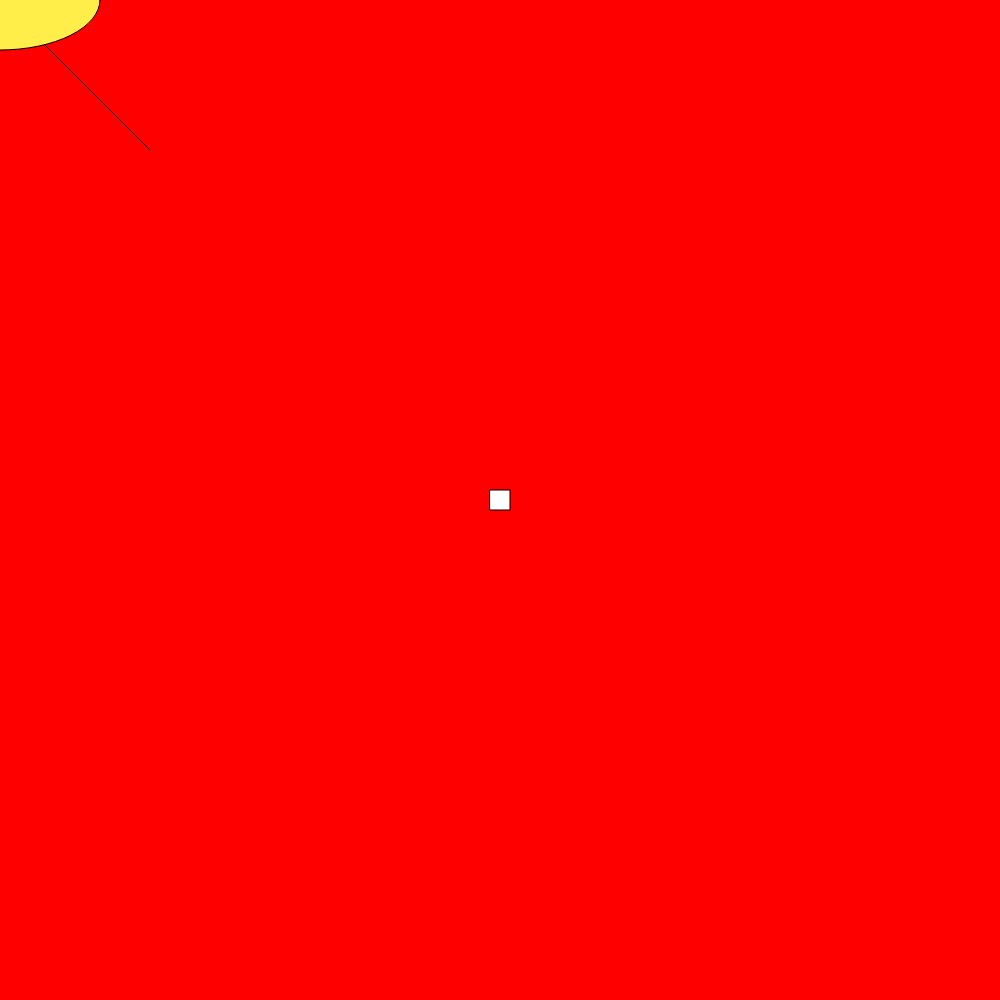
Frame 1 (no input)
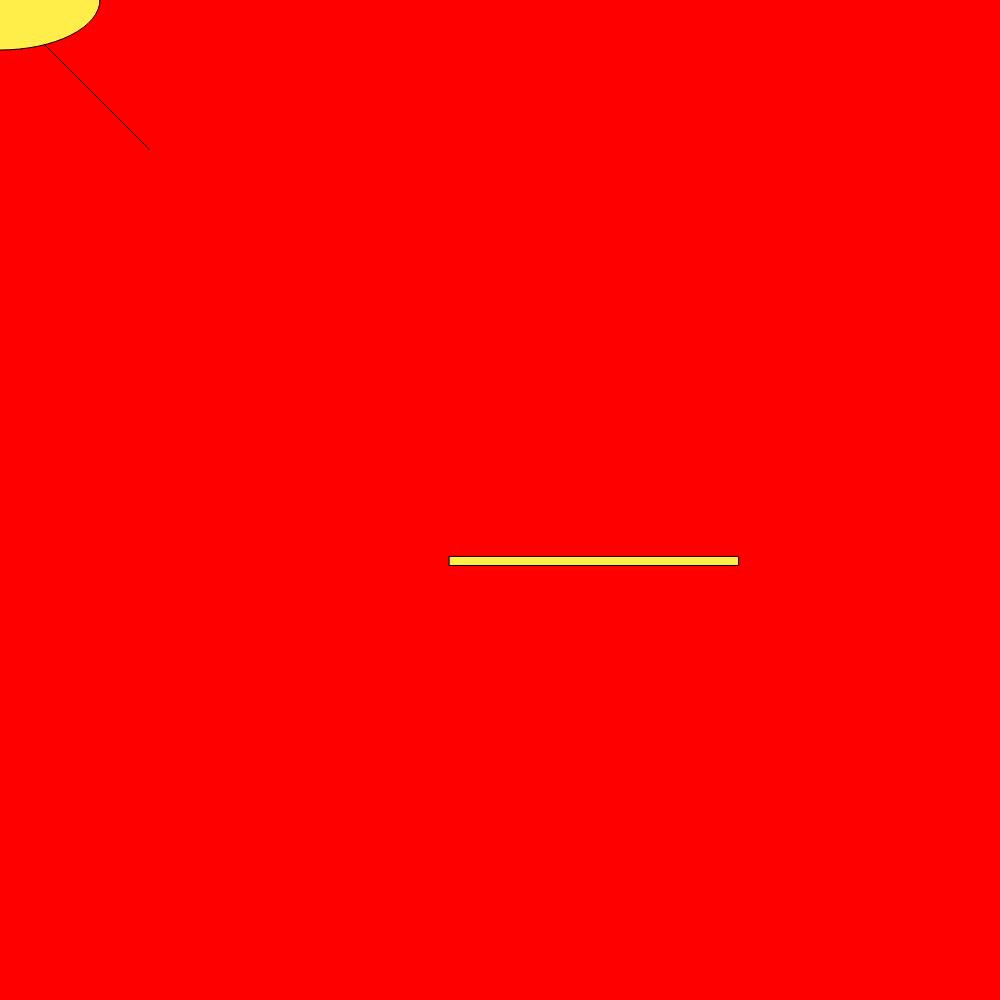
Frame 60 (no input)
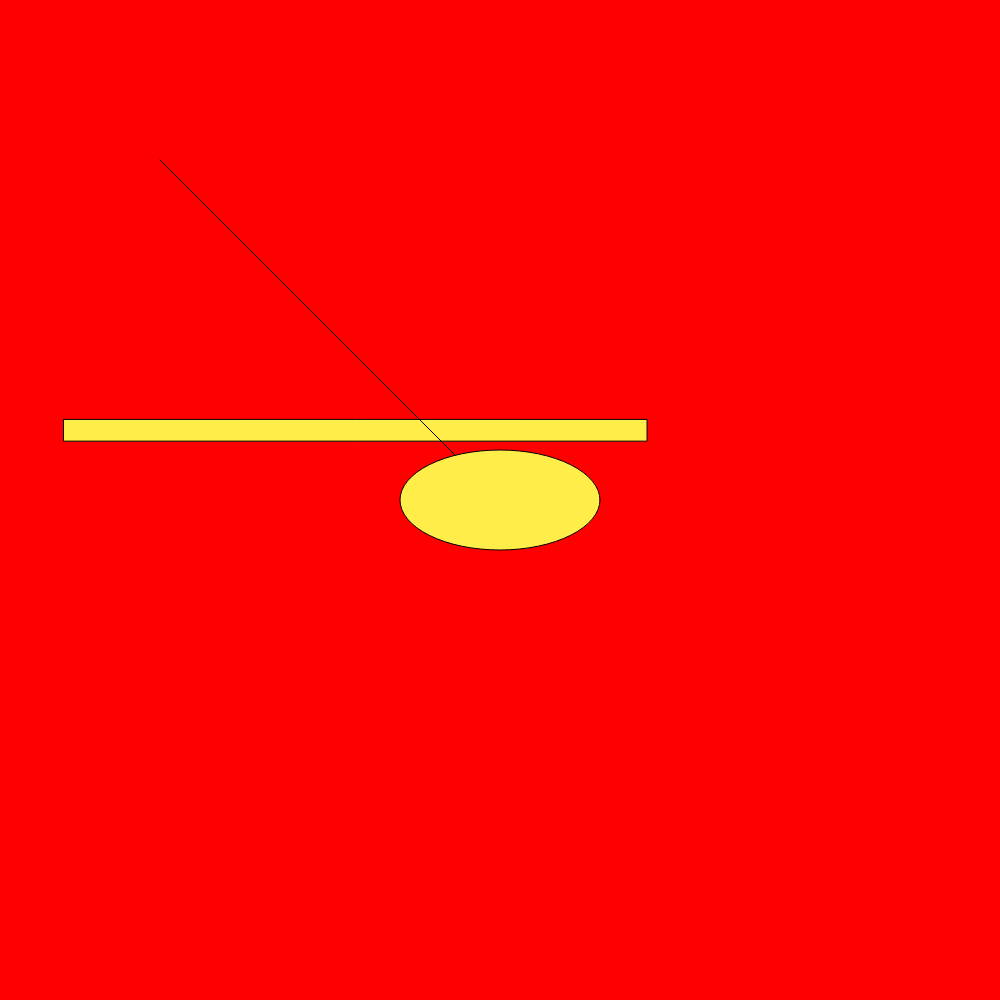
Frame 120 (the mouse pressed at the canvas centre since frame 60)

The p5.js sketch that drew these frames (run headless with seeded random() and noise() and a simulated clock; from frame 60 on, the mouse is pressed at the canvas centre):

// p5.js sketch
// ── sketch.js
function setup() {
  
  
  
  
  frameRate(1000);
  createCanvas(1000, 1000);
  colorMode(HSB);
  
 
  
  
};
  var rectX = 500;

  
  var rectY = 500;
  
  var rectWidth = 20;
  
  var rectHeight = 20;
  

function draw() {
  background('red'); 
  
  rectMode(CENTER); 
  rect(rectX, rectY, rectWidth, rectHeight); 
  
 
  rectX = rectX + random(-50, 50); 
  rectY = rectY + random(-50, 50); 
  rectWidth = rectWidth + random(-10.10);
  rectHeight = rectHeight + random(-10, 10);
  
 var spotX = map(mouseX, 0, width,150,170);
 var spotY = map(mouseY, 0, height,150,170);
 
 
  fill(54, 71, 100);
  line(spotX, spotY, mouseX, mouseY);
  ellipse(mouseX, mouseY, 200, 100)

};
